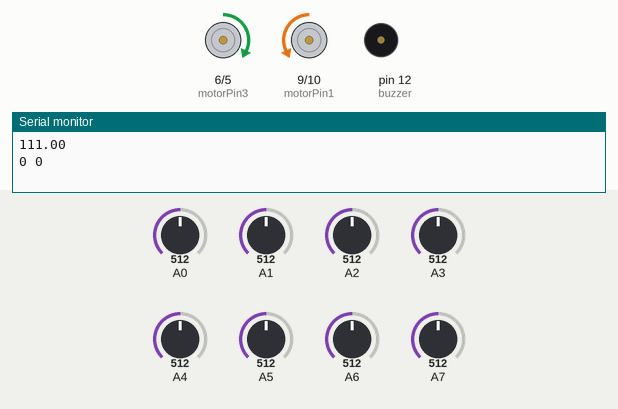
This sketch was run on a simulated Arduino Uno, built with avr-gcc and run on an emulated ATmega328P. Parts: motor-driver pin pairs drawn as motors (green arrow = first pin HIGH = forward, orange = second pin HIGH = backward, longer = more drive), buzzer (waves = sounding, pin HIGH), the last lines printed to the serial monitor. The inputs (shaded band) are chosen by the test bench; at power-on: A2 = 512, A3 = 512, A7 = 512, A6 = 512, A0 = 512, A1 = 512, A4 = 512, A5 = 512.

Above: at 6.6 s.
6.7 s: A2 set to 523
At 7.1 s:
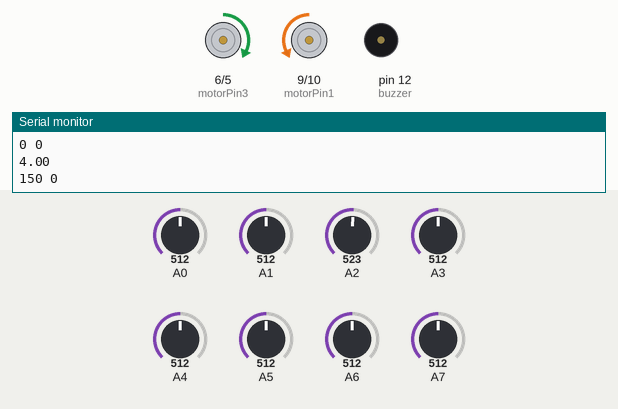
9.7 s: A3 set to 716
12.7 s: A7 set to 530
At 13.3 s:
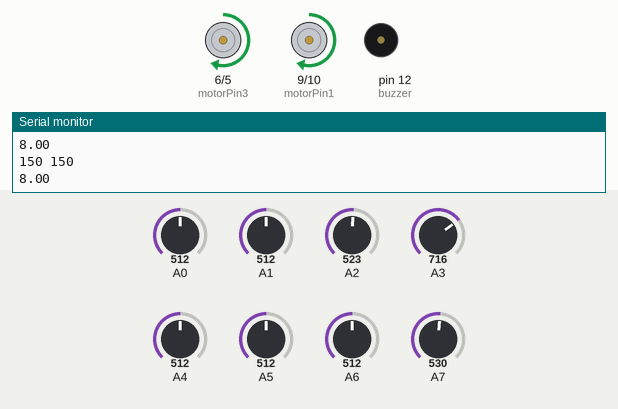
14.2 s: A6 set to 529
At 15.4 s:
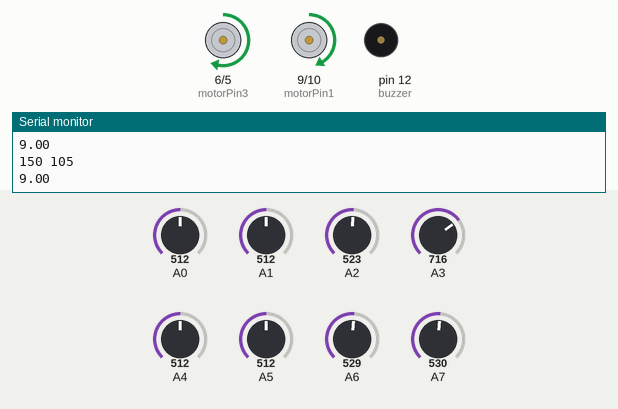
15.7 s: A0 set to 716
At 15.93 s:
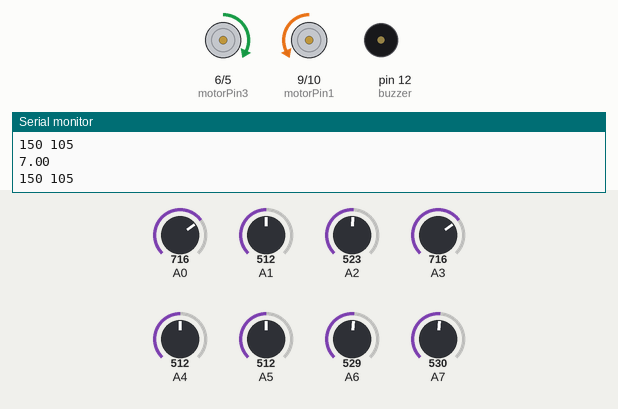
Timing chart, 0 to 18.7 s (numbered marks = the images above; inputs shaded):
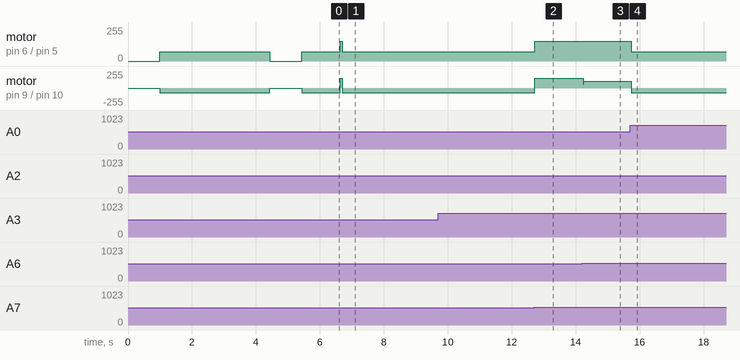

Measured:
- the behaviour switches between 512 and 513 on A7 (found by bisection; images 1 and 2)
- the behaviour switches between 512 and 513 on A6 (found by bisection; images 2 and 3)
- after the input at 6.7 s, motor on pin 6 (motorPin3) / pin 5 (motorPin4): forward 150/255 → forward 70/255 at once; motor on pin 9 (motorPin1) / pin 10 (motorPin2): forward 150/255 → backward 70/255 at once
- after the input at 12.7 s, motor on pin 6 (motorPin3) / pin 5 (motorPin4): forward 70/255 → forward 150/255 at once; motor on pin 9 (motorPin1) / pin 10 (motorPin2): backward 70/255 → forward 150/255 at once
- after the input at 14.2 s, motor on pin 9 (motorPin1) / pin 10 (motorPin2): forward 150/255 → forward 105/255 at once
- after the input at 15.7 s, motor on pin 6 (motorPin3) / pin 5 (motorPin4): forward 150/255 → forward 70/255 at once; motor on pin 9 (motorPin1) / pin 10 (motorPin2): forward 105/255 → backward 70/255 at once

The sketch:

Meccelaration_maze.ino
```cpp
//things to change each bot: motorpins, kp, kd, maxSpeed, rotationSpeed,turnDelay,buzzer,contiBlack,contiWhite;
#define sensorNum 8
#define maxSpeed 150
#define rotationSpeed 70

int blackLimit[sensorNum];

const int motorPin1 = 9,motorPin2 = 10;        //right motor
const int motorPin3 = 6,motorPin4 = 5;       //left motor

float error, prevError=0;
float mappedValue, targetValue = 8;

float safety=0.35;

float kp=45;                         //40
float kd=50;                       //10


int motorResponse;
float correction;

int nodeDirection[100]; //(where bot went while mapping, will be opposite while coming back) 0 for right; 1 for front; 2 for left;
int nodeOptions[100];
int currentNode=0;
int currentNodeType=0; //1 for RFL; 2 for RF; 3 for FL; 4 for RL;
int turnDelay=400;
int buzzer=12;

int digitalReading[sensorNum];
int leftSpeed,rightSpeed;
int pidAllWhite=0,turnAllWhite=0 ;
int leftIR,rightIR,frontIR;
int contiBlack=5,contiWhite=1000,mappingEndCounter=0,stopCounter=0;

int incomingByte;

int time=5;

int prev, curr, diff;


void setup()
{
  //initialize IR pins
  for(int i = 0; i < sensorNum; i++)
  {
    pinMode(A0 + i, INPUT);
  }

  //initialize motor pins
  pinMode(motorPin1, OUTPUT);
  pinMode(motorPin2, OUTPUT);
  pinMode(motorPin3, OUTPUT);
  pinMode(motorPin4, OUTPUT);

  pinMode(buzzer,OUTPUT);


  delay(1000);
    Serial.begin(9600);
calibration();


}


void loop()
{
sensorMapping();
// send data only when you receive data:
if (Serial.available() > 0)
{
        // read the incoming byte:
        incomingByte = Serial.read();

        // say what you got:
        Serial.print("I received: ");
        Serial.println(incomingByte, DEC);
}

//sensorRead();


Serial.println(mappedValue);
Serial.println();
Serial.print(leftSpeed);
Serial.print(" ");
Serial.print(rightSpeed);
Serial.println();
/*// For IR Reading
for(int i = 0; i < sensorNum; i++)


{
  //Serial.print(analogRead(A0+i));
  if(analogRead(A0+i)<blackLimit[i])
 Serial.print("B");
 else Serial.print("W");
 Serial.print(" ");
 Serial.print(analogRead(A0+i));
 Serial.print(" && ");
 Serial.print(blackLimit[i]);
 Serial.print(" ||| ");
}
Serial.println();
Serial.print(leftIR);
Serial.print(" & ");
Serial.println(rightIR);
*/


//movement
if(mappingEndCounter>contiWhite)
{
  while(mappingEndCounter>0)
  {
  brake();
  sensorMapping();
  }
}

//return from wrong path
if(mappedValue==111)
{
  //return for RFL
  if(currentNodeType==1)
  {
    { nodeDirection[currentNode]++;
     nodeOptions[currentNode]--;
      while(mappedValue==111)
      {
        plannedACRotate();
        sensorMapping();
      } pid(); motor(leftSpeed,rightSpeed);
      if (rightIR==0 && frontIR==0 && leftIR==0 )
      {
        if(nodeOptions[currentNode]!=0)
        {
        plannedCRotate();
        delay(turnDelay);
        } else
        {
        currentNode-=2;
        plannedCRotate();
        delay(turnDelay);
        }
      }
    }
  }

    //return for RF
  if(currentNodeType==2)
  {
    { nodeDirection[currentNode]++;
     nodeOptions[currentNode]--;
      while(mappedValue==111)
      {
        plannedACRotate();
        sensorMapping();
      } pid(); motor(leftSpeed,rightSpeed);
      if ((rightIR==0 && leftIR==0) || (frontIR==0 && leftIR==0 ) )
      {
        if(nodeOptions[currentNode]!=0)
        {
        plannedCRotate();
        delay(turnDelay);
        } else
        {
        currentNode-=2;
        motor(leftSpeed,rightSpeed);
        }
      }
    }
  }

    //return for FL
  if(currentNodeType==3)
  {
    { nodeDirection[currentNode]++;
     nodeOptions[currentNode]--;
      while(mappedValue==111)
      {
        plannedACRotate();
        sensorMapping();
      } pid(); motor(leftSpeed,rightSpeed);
      if ((rightIR==0 && frontIR==0) || (rightIR==0 && leftIR==0 ) )
      {
        if(nodeOptions[currentNode]!=0)
        {
        plannedCRotate();
        delay(turnDelay);
        } else
        {
        currentNode-=2;
        plannedCRotate();
        delay(turnDelay);
        }
      }
    }
  }

    //return for RL
  if(currentNodeType==4)
  {
    { nodeDirection[currentNode]+=2;
     nodeOptions[currentNode]--;
      while(mappedValue==111)
      {
        plannedACRotate();
        sensorMapping();
      } pid(); motor(leftSpeed,rightSpeed);
      if ((leftIR==0 && frontIR==0) || (rightIR==0 && leftIR==0 ) )
      {
        if(nodeOptions[currentNode]!=0)
        {
        motor(leftSpeed,rightSpeed);
        } else
        {
        currentNode-=2;
        plannedCRotate();
        delay(turnDelay);
        }
      }
    }
  }


}

if( (rightIR==0 && frontIR==0 && leftIR==0 ) || (rightIR==0 && frontIR==0) || (frontIR==0 && leftIR==0 ) || (rightIR==0 && leftIR==0 ) )
{
  //for RFL
  if (rightIR==0 && frontIR==0 && leftIR==0 )
  { currentNode++;
    nodeDirection[currentNode]=0;
    nodeOptions[currentNode]=3;
    currentNodeType=1;
    plannedCRotate();
    delay(turnDelay);
    pid();
    motor(leftSpeed,rightSpeed);

  }

    //for RF
  if (rightIR==0 && frontIR==0 )
  { currentNode++;
    nodeDirection[currentNode]=0;
    nodeOptions[currentNode]=2;
    currentNodeType=2;
    plannedCRotate();
    delay(turnDelay);
    pid();
    motor(leftSpeed,rightSpeed);

  }

      //for FL
  if (frontIR==0 && leftIR==0 )
  { currentNode++;
    nodeDirection[currentNode]=1;
    nodeOptions[currentNode]=2;
    currentNodeType=3;
    pid();
    motor(leftSpeed,rightSpeed);

  }
        //for RF
  if (rightIR==0 && leftIR==0 )
  { currentNode++;
    nodeDirection[currentNode]=0;
    nodeOptions[currentNode]=2;
    currentNodeType=4;
    plannedCRotate();
    delay(turnDelay);
    pid();
    motor(leftSpeed,rightSpeed);

  }

}


 if(mappedValue!=111)
   {
      pid();
      motor(leftSpeed,rightSpeed);
   }

 else
  {
      if (leftIR==1 && rightIR==0)
      {{while(digitalReading[3]!=0)
      {plannedCRotate();
      sensorMapping();
      }
      pid();
      motor(leftSpeed,rightSpeed);
      } rightIR=1;}

      else if (leftIR==0 && rightIR==1)
      {{while(digitalReading[5]!=1)
      {plannedACRotate();
      sensorMapping();
      }
      pid();
      motor(leftSpeed,rightSpeed);
      } leftIR=1;}

      else {
      while(mappedValue==111){
      motor(maxSpeed,maxSpeed);
      sensorMapping();
      }
      }
     }
 }


void pid()
{

  error=targetValue-mappedValue;
  correction=(kp*error)+(kd*(error-prevError));
  prevError=error;
  motorResponse=(int)correction;

 if(motorResponse>maxSpeed) motorResponse=maxSpeed;

if(motorResponse<-maxSpeed) motorResponse=-maxSpeed;

   if(motorResponse>0)
  {
    rightSpeed=maxSpeed;
    leftSpeed=maxSpeed-motorResponse;
  }
  else
  {
    rightSpeed=maxSpeed+ motorResponse;
    leftSpeed=maxSpeed;
  }

}

void motor(int left, int right)
{

  if(right>0)
  {
  analogWrite(motorPin1,right);
  analogWrite(motorPin2,0);
  }
  else
  {
    analogWrite(motorPin1,0);
    analogWrite(motorPin2,-right);
  }

  if(left>0)
  {
  analogWrite(motorPin3,left);
  analogWrite(motorPin4,0);
  }
  else
  {
   analogWrite(motorPin3,0);
   analogWrite(motorPin4,-left);
  }

 }


void brake(void)
{
  analogWrite(motorPin1, 0);
  analogWrite(motorPin2, 0);
  analogWrite(motorPin3, 0);
  analogWrite(motorPin4, 0);
}

void plannedACRotate()
{
  analogWrite(motorPin1,rotationSpeed);
  analogWrite(motorPin2, 0);
  analogWrite(motorPin3, 0);
  analogWrite(motorPin4,rotationSpeed);

}

void plannedCRotate()
{
  analogWrite(motorPin1,0);
  analogWrite(motorPin2, rotationSpeed);
  analogWrite(motorPin3, rotationSpeed);
  analogWrite(motorPin4,0);

}


void sensorMapping()
{
int sum=0,pidDetect=0, mappingEndDetect=0;

 for (int i = 0; i <sensorNum; i++)
  {

    if (analogRead(A0+i) > blackLimit[i])
     {

      sum += i*2; pidDetect++;
      mappingEndDetect++;
      digitalReading[i]= 0;
    } else digitalReading[i]= 1;


  }
   if(pidDetect!=0){
  mappedValue = sum / pidDetect;
   }
   else mappedValue=111;


if (digitalReading[0]==0 || digitalReading[1]==0 || digitalReading[7]==0)
{leftIR=digitalReading[1]; rightIR=digitalReading[7]; frontIR=digitalReading[0];}

if(mappingEndDetect==sensorNum)
{
mappingEndCounter++;

} else {mappingEndCounter=0;}

}


//auto calibration
void calibration()
{
  plannedCRotate();
  float upSum = 0,lowSum = 0;
  int sensorArray[sensorNum][2];

  for(int i = 0; i < sensorNum; i++)
    {
      sensorArray[i][0] = analogRead(A0+i);
      sensorArray[i][1] = analogRead(A0+i);
    }


  int loopCounter = (int)(time * 1000 / 2.5);
  while(loopCounter)
  {
    for(int i = 0; i < sensorNum; i++)
    {
      if(analogRead(A0+i)<sensorArray[i][0]) sensorArray[i][0]=analogRead(A0+i);
      if(analogRead(A0+i)>sensorArray[i][1]) sensorArray[i][1]=analogRead(A0+i);
    }
  loopCounter--;

  }

 for(int i=0; i < sensorNum; i++)
  blackLimit[i] = (int)(sensorArray[i][0] + safety * (sensorArray[i][1] - sensorArray[i][0]));
prev = millis();
sensorMapping ();
curr= millis();
diff = curr - prev;

  brake();
  delay(1000);

}
```
